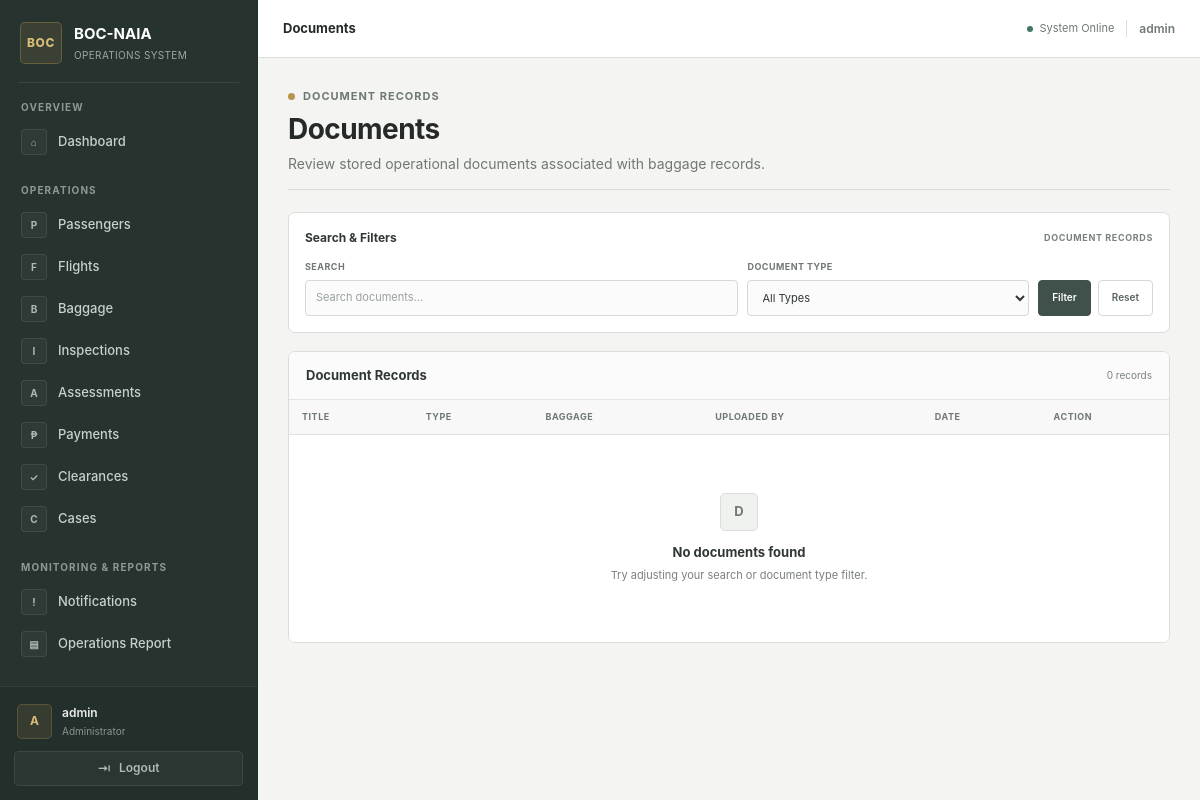
Page /passengers/documents/ (signed in) on the earlier database version.
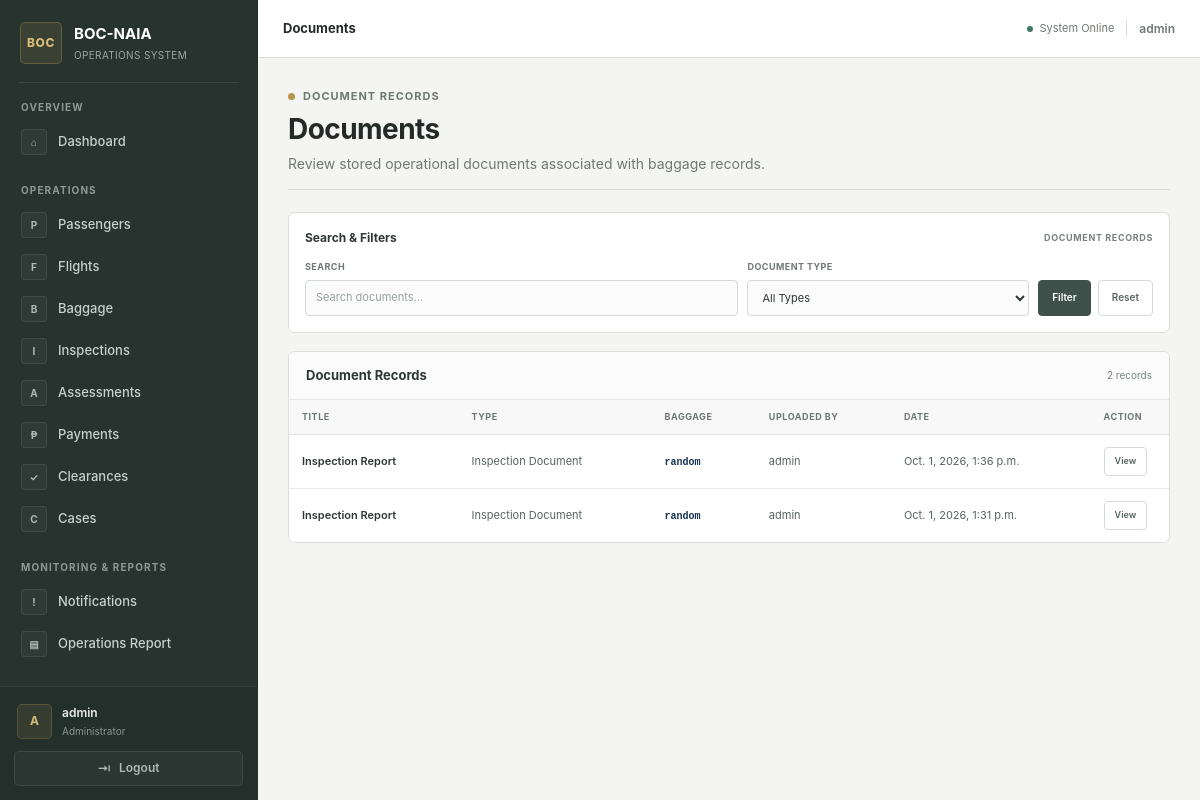
Same page on the later database version.
### passengers/models.py (models this page shows, shortened)
class Document(models.Model):
    DOCUMENT_TYPE_CHOICES = [
        ("inspection", "Inspection Document"),
        ("assessment", "Assessment Document"),
        ("payment", "Payment Document"),
        ("clearance", "Clearance Document"),
        ("case", "Case Document"),
        ("other", "Other"),
    ]
    baggage = models.ForeignKey(
        Baggage,
        on_delete=models.PROTECT,
        related_name="documents",
    )
    title = models.CharField(
        max_length=255
    )
    document_type = models.CharField(
        max_length=30,
        choices=DOCUMENT_TYPE_CHOICES,
    )
    file = models.FileField(
        upload_to="boc_naia/documents/%Y/%m/%d/"
    )
    file_hash = models.CharField(
        max_length=64,
        editable=False,
    )
    description = models.TextField(
        blank=True
    )
    uploaded_by = models.ForeignKey(
        User,
        on_delete=models.PROTECT,
        related_name="uploaded_documents",
    )
    created_at = models.DateTimeField(
        auto_now_add=True
    )

class Baggage(models.Model):
    passenger = models.ForeignKey(
        Passenger,
        on_delete=models.PROTECT,
        related_name="baggage",
    )
    baggage_tag = models.CharField(
        max_length=30,
        unique=True,
    )
    description = models.CharField(
        max_length=255,
    )
    weight = models.DecimalField(
        max_digits=8,
        decimal_places=2,
    )
    declared = models.BooleanField(
        default=True,
    )
    created_at = models.DateTimeField(
        auto_now_add=True,
    )

### passengers/views.py (the view, shortened to what this page needs)
@login_required
@permission_required(
    "passengers.view_document",
    raise_exception=True,
)
def document_list(request):
    documents = (
        Document.objects
        .select_related(
            "baggage",
            "baggage__passenger",
            "uploaded_by",
        )
        .order_by("-created_at")
    )
    search = request.GET.get(
        "search",
        ""
    ).strip()
    document_type = request.GET.get(
        "document_type",
        ""
    ).strip()
    if document_type:
        documents = documents.filter(
            document_type=document_type
        )
    paginator = Paginator(
        documents,
        20
    )
    page_number = request.GET.get(
        "page"
    )
    documents = paginator.get_page(
        page_number
    )
    return render(
        request,
        "passengers/document_list.html",
        {
            "documents": documents,
            "search": search,
            "document_type": document_type,
            "document_type_choices": Document.DOCUMENT_TYPE_CHOICES,
        },
    )

### passengers/templates/passengers/document_list.html (shortened to what the changed rows need)
{% extends "base.html" %}
{% block content %}
<div class="document-page">
    <div class="page-header">
        <div>
            <h1 class="page-title">
                Documents
            </h1>
        </div>
    </div>
    <section class="filter-panel">
        <div class="filter-header">
            <h2 class="filter-title">
                Search &amp; Filters
            </h2>
        </div>
    </section>
    <section class="table-panel">
        <div class="table-header">
            <h2 class="table-title">
                Document Records
            </h2>
            {% if documents.paginator %}
                <span class="record-count">
                    {{ documents.paginator.count }}
                    record{{ documents.paginator.count|pluralize }}
                </span>
            {% endif %}
        </div>
        <div class="table-wrapper">
            <table class="document-table">
                <thead>
                    <tr>
                        <th>Title</th>
                        <th>Type</th>
                        <th>Baggage</th>
                        <th>Uploaded By</th>
                        <th>Date</th>
                        <th>Action</th>
                    </tr>
                </thead>
                <tbody>
                    {% for document in documents %}
                        <tr>
                            <td>
                                <span class="document-title">
                                    {{ document.title }}
                                </span>
                            </td>
                            <td>
                                <span class="document-type">
                                    {{ document.get_document_type_display }}
                                </span>
                            </td>
                            <td>
                                <span class="baggage-tag">
                                    {{ document.baggage.baggage_tag }}
                                </span>
                            </td>
                            <td>
                                <span class="username">
                                    {{ document.uploaded_by.username }}
                                </span>
                            </td>
                            <td>
                                <span class="date-value">
                                    {{ document.created_at|date:"M. j, Y, g:i a" }}
                                </span>
                            </td>
                            <td>
                                <a
                                    class="view-button"
                                    href="{% url 'document_detail' document.id %}"
                                >
                                    View
                                </a>
                            </td>
                        </tr>
                    {% empty %}
                        <tr>
                            <td colspan="6">
                                <div class="empty-state">
                                    <div class="empty-mark">
                                        D
                                    </div>
                                    <h3 class="empty-title">
                                        No documents found
                                    </h3>
                                    <p class="empty-text">
                                        Try adjusting your search or document type filter.
                                    </p>
                                </div>
                            </td>
                        </tr>
                    {% endfor %}
                </tbody>
            </table>
        </div>
    </section>
</div>
{% endblock %}

Differences in the rows shown:
added Document: title "Inspection Report", document_type "Inspection Document", baggage.baggage_tag "random", uploaded_by.username "admin", created_at "Oct. 1, 2026, 1:36 p.m."
added Document: title "Inspection Report", document_type "Inspection Document", baggage.baggage_tag "random", uploaded_by.username "admin", created_at "Oct. 1, 2026, 1:31 p.m."
Other differences:
{{ documents.paginator.count }}: "0" → "2"
text no longer shown: "D No documents found Try adjusting your search or document type filter."
